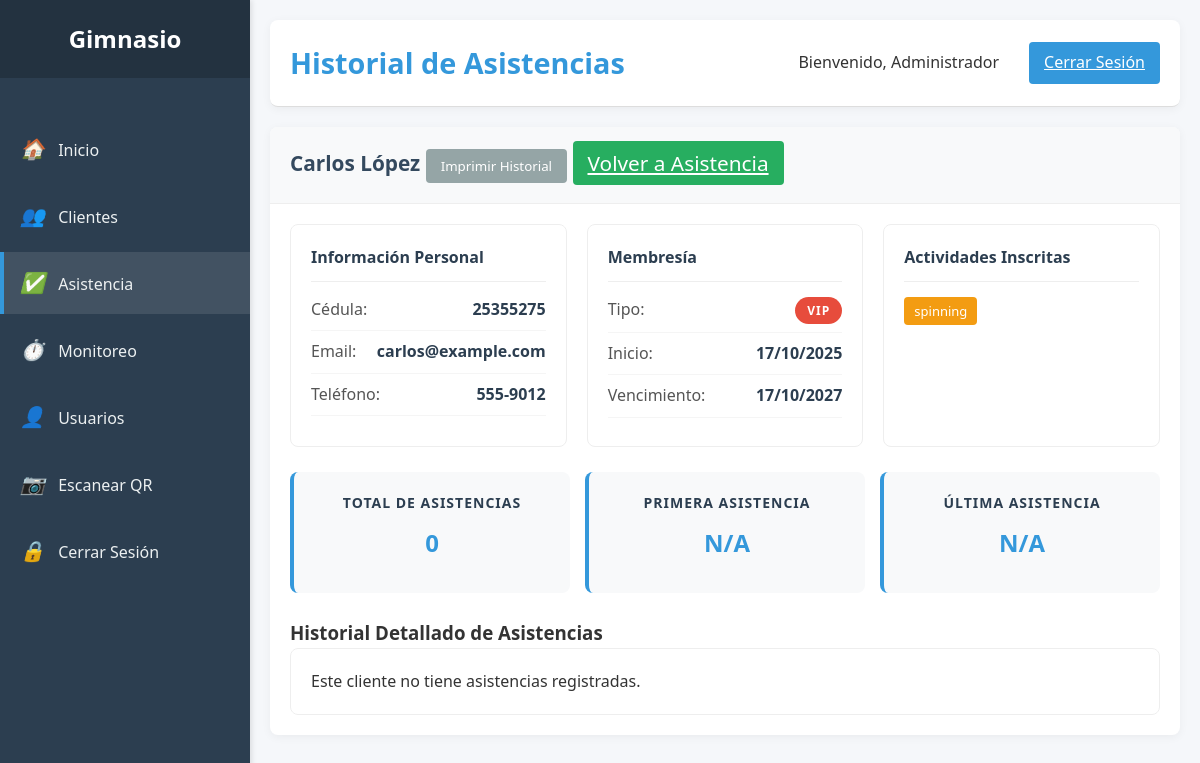
The page /historial_asistencia.php?cedula=25355275 (signed in) on the database its author committed.
### tables this page shows
CREATE TABLE clientes (
    cedula INT(20) PRIMARY KEY,
    apellido VARCHAR(100) NOT NULL,
    telefono VARCHAR(20),
    direccion TEXT,
    tipo_membresia ENUM('basica', 'premium', 'vip') DEFAULT 'basica',
    fecha_inicio DATE,
    fecha_vencimiento DATE,
    fecha_registro TIMESTAMP DEFAULT CURRENT_TIMESTAMP,
    FOREIGN KEY (cedula) REFERENCES usuarios(cedula) ON DELETE CASCADE
);

CREATE TABLE usuarios (
    cedula INT(20) PRIMARY KEY,
    nombre VARCHAR(100) NOT NULL,
    apellido VARCHAR(100) NOT NULL,
    email VARCHAR(100) NOT NULL UNIQUE,
    usuario VARCHAR(50) NOT NULL UNIQUE,
    contrasena VARCHAR(255) NOT NULL,
    fecha_nacimiento DATE,
    rol ENUM('admin', 'staff', 'cliente') DEFAULT 'cliente',
    estado ENUM('activo', 'pendiente', 'inactivo') DEFAULT 'pendiente',
    fecha_creacion TIMESTAMP DEFAULT CURRENT_TIMESTAMP
);

### historial_asistencia.php (the view, shortened to what this page needs)
<?php
require 'database.php';
$cliente_cedula = $_GET['cedula'] ?? '';
$stmt = $pdo->prepare("SELECT c.cedula, u.nombre, c.apellido, u.email, c.telefono, c.tipo_membresia, c.fecha_inicio, c.fecha_vencimiento
                      FROM clientes c
                      INNER JOIN usuarios u ON c.cedula = u.cedula
                      WHERE c.cedula = ?");
$stmt->execute([$cliente_cedula]);
$cliente = $stmt->fetch(PDO::FETCH_ASSOC);
$stmt = $pdo->prepare("SELECT a.fecha_hora, ac.nombre AS actividad, u.nombre AS usuario
                      FROM asistencias a
                      JOIN actividades ac ON a.actividad_id = ac.id
                      JOIN usuarios u ON a.usuario_id = u.cedula
                      WHERE a.cliente_id = ?
                      ORDER BY a.fecha_hora DESC");
$stmt->execute([$cliente_cedula]);
$asistencias = $stmt->fetchAll(PDO::FETCH_ASSOC);
$stmtActividades = $pdo->prepare("SELECT ac.nombre
                                 FROM cliente_actividad ca
                                 JOIN actividades ac ON ca.actividad_id = ac.id
                                 WHERE ca.cliente_id = ?");
$stmtActividades->execute([$cliente_cedula]);
$actividades_inscritas = $stmtActividades->fetchAll(PDO::FETCH_COLUMN);
$totalAsistencias = count($asistencias);
$primeraAsistencia = $totalAsistencias ? $asistencias[$totalAsistencias - 1]['fecha_hora'] : 'N/A';
$ultimaAsistencia = $totalAsistencias ? $asistencias[0]['fecha_hora'] : 'N/A';
?>
<!DOCTYPE html>
<html lang="es">
<head>
    <link rel="stylesheet" href="css/diseño.css">
</head>
<body>
    <div class="container">
        <div class="sidebar no-print">
            <div class="sidebar-header">
                <h2>Gimnasio</h2>
            </div>
            <div class="sidebar-menu">
                <ul>
                    <li><a href="index.php"><i>🏠</i> <span>Inicio</span></a></li>
                    <li><a href="clientes.php"><i>👥</i> <span>Clientes</span></a></li>
                    <li><a href="asistencia.php" class="active"><i>✅</i> <span>Asistencia</span></a></li>
                    <li><a href="monitoreo.php"><i>⏱️</i> <span>Monitoreo</span></a></li>
                    <li><a href="usuarios.php"><i>👤</i> <span>Usuarios</span></a></li>
                    <li><a href="escanner.php"><i>📷</i> <span>Escanear QR</span></a></li>
                    <li><a href="logout.php"><i>🔒</i> <span>Cerrar Sesión</span></a></li>
                </ul>
            </div>
        </div>
        <div class="main-content">
            <div class="header no-print">
                <h1>Historial de Asistencias</h1>
                <div class="user-info">
                    <span>Bienvenido, <?php echo $_SESSION['usuario_nombre']; ?></span>
                    <a href="logout.php" class="btn btn-primary">Cerrar Sesión</a>
                </div>
            </div>
            <div class="card">
                <div class="card-header">
                    <h3>
                        <?php echo htmlspecialchars($cliente['nombre'] . ' ' . $cliente['apellido']); ?>
                        <span class="no-print">
                            <button onclick="window.print()" class="btn btn-secondary">Imprimir Historial</button>
                            <a href="asistencia.php" class="btn btn-success">Volver a Asistencia</a>
                        </span>
                    </h3>
                </div>
                <div class="card-body">
                    <div class="info-grid">
                        <div class="info-card">
                            <h4>Información Personal</h4>
                            <div class="info-item">
                                <span class="info-label">Cédula:</span>
                                <span class="info-value"><?php echo htmlspecialchars($cliente['cedula']); ?></span>
                            </div>
                            <div class="info-item">
                                <span class="info-label">Email:</span>
                                <span class="info-value"><?php echo htmlspecialchars($cliente['email']); ?></span>
                            </div>
                            <div class="info-item">
                                <span class="info-label">Teléfono:</span>
                                <span class="info-value"><?php echo htmlspecialchars($cliente['telefono']); ?></span>
                            </div>
                        </div>
                        <div class="info-card">
                            <h4>Membresía</h4>
                            <div class="info-item">
                                <span class="info-label">Tipo:</span>
                                <span class="info-value">
                                    <span class="membership-badge badge-<?php echo strtolower($cliente['tipo_membresia']); ?>">
                                        <?php echo htmlspecialchars($cliente['tipo_membresia']); ?>
                                    </span>
                                </span>
                            </div>
                            <div class="info-item">
                                <span class="info-label">Inicio:</span>
                                <span class="info-value"><?php echo date('d/m/Y', strtotime($cliente['fecha_inicio'])); ?></span>
                            </div>
                            <div class="info-item">
                                <span class="info-label">Vencimiento:</span>
                                <span class="info-value"><?php echo date('d/m/Y', strtotime($cliente['fecha_vencimiento'])); ?></span>
                            </div>
                        </div>
                        <div class="info-card">
                            <h4>Actividades Inscritas</h4>
                            <?php if (!empty($actividades_inscritas)): ?>
                                <?php foreach ($actividades_inscritas as $actividad):
                                    $actividadClass = 'tag-' . strtolower($actividad);
                                ?>
                                    <span class="activity-tag <?php echo $actividadClass; ?>">
                                        <?php echo htmlspecialchars($actividad); ?>
                                    </span>
                                <?php endforeach; ?>
                            <?php else: ?>
                                <p>No inscrito en actividades</p>
                            <?php endif; ?>
                        </div>
                    </div>
                    <div class="stats-container">
                        <div class="stats-card">
                            <h4>Total de Asistencias</h4>
                            <p class="stat-value"><?php echo $totalAsistencias; ?></p>
                        </div>
                        <div class="stats-card">
                            <h4>Primera Asistencia</h4>
                            <p class="stat-value">
                                <?php echo $primeraAsistencia != 'N/A' ? date('d/m/Y', strtotime($primeraAsistencia)) : 'N/A'; ?>
                            </p>
                        </div>
                        <div class="stats-card">
                            <h4>Última Asistencia</h4>
                            <p class="stat-value">
                                <?php echo $ultimaAsistencia != 'N/A' ? date('d/m/Y H:i', strtotime($ultimaAsistencia)) : 'N/A'; ?>
                            </p>
                        </div>
                    </div>
                    <h3>Historial Detallado de Asistencias</h3>
                    <?php if (!empty($asistencias)): ?>
                    <table>
                        <thead>
                            <tr>
                                <th>Fecha y Hora</th>
                                <th>Actividad</th>
                                <th>Registrado por</th>
                            </tr>
                        </thead>
                        <tbody>
                            <?php foreach ($asistencias as $asistencia):
                                $actividadClass = 'tag-' . strtolower($asistencia['actividad']);
                            ?>
                            <tr>
                                <td><?php echo date('d/m/Y H:i', strtotime($asistencia['fecha_hora'])); ?></td>
                                <td>
                                    <span class="activity-tag <?php echo $actividadClass; ?>">
                                        <?php echo htmlspecialchars($asistencia['actividad']); ?>
                                    </span>
                                </td>
                                <td><?php echo htmlspecialchars($asistencia['usuario']); ?></td>
                            </tr>
                            <?php endforeach; ?>
                        </tbody>
                    </table>
                    <?php else: ?>
                    <div class="info-card">
                        <p>Este cliente no tiene asistencias registradas.</p>
                    </div>
                    <?php endif; ?>
                </div>
            </div>
        </div>
    </div>
</body>
</html>

### css/diseño.css (style rules this page uses)
:root { --primary: #2c3e50; --secondary: #3498db; --success: #27ae60; --warning: #f39c12; --danger: #e74c3c; --light: #ecf0f1; --dark: #34495e; --text: #333; --text-light: #f8f9fa; }
* { margin: 0; padding: 0; box-sizing: border-box; font-family: 'Segoe UI', Tahoma, Geneva, Verdana, sans-serif; }
body { background-color: #f5f7fa; color: var(--text); line-height: 1.6; }
.container { display: flex; min-height: 100vh; }
.sidebar { width: 250px; background: var(--primary); color: var(--text-light); transition: all 0.3s; }
.sidebar-header { padding: 20px; background: rgba(0, 0, 0, 0.2); text-align: center; }
.sidebar-header h2 { font-size: 1.5rem; margin-bottom: 0; }
.sidebar-menu { padding: 20px 0; }
.sidebar-menu ul { list-style: none; }
.sidebar-menu li { margin-bottom: 5px; }
.sidebar-menu a { display: block; padding: 12px 20px; color: var(--text-light); text-decoration: none; transition: all 0.3s; font-size: 1rem; }
.sidebar-menu a:hover, .sidebar-menu a.active { background: rgba(255, 255, 255, 0.1); border-left: 4px solid var(--secondary); }
.sidebar-menu i { margin-right: 10px; width: 20px; text-align: center; }
.main-content { flex: 1; padding: 20px; overflow-y: auto; }
.header { display: flex; justify-content: space-between; align-items: center; padding-bottom: 20px; border-bottom: 1px solid #ddd; margin-bottom: 30px; }
.header h1 { font-size: 1.8rem; color: var(--primary); }
.user-info { display: flex; align-items: center; }
.user-info span { margin-right: 15px; font-weight: 500; }
.btn { padding: 8px 15px; border: none; border-radius: 4px; cursor: pointer; font-weight: 500; transition: all 0.3s; }
.btn-primary { background: var(--secondary); color: white; }
.btn-success { background: var(--success); color: white; }
.card { background: white; border-radius: 8px; box-shadow: 0 4px 6px rgba(0, 0, 0, 0.1); margin-bottom: 25px; overflow: hidden; }
.card-header { padding: 15px 20px; background: var(--light); border-bottom: 1px solid #ddd; display: flex; justify-content: space-between; align-items: center; }
.card-header h3 { font-size: 1.3rem; margin: 0; color: var(--dark); }
.card-body { padding: 20px; }

### rows shown on the page
clientes: cedula+apellido "Carlos López", cedula "25355275", cedula.email "carlos@example.com", telefono "555-9012", tipo_membresia "VIP", fecha_inicio "17/10/2025", fecha_vencimiento "17/10/2027"

### other values the page prints
$_SESSION['usuario_nombre'] "Administrador"
$actividad "spinning"
$totalAsistencias "0"
